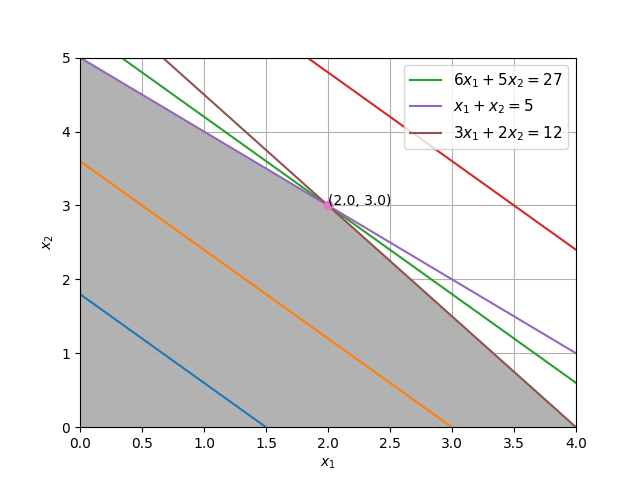

Write the Python code that produced this figure.
import numpy as np
import mpmath as mp
import matplotlib.pyplot as plt
from scipy.spatial import ConvexHull


#Vertices of the convex polygon formed by intersection of the constraints
points = np.array([[0, 0], [0, 5],[2, 3], [4,0]])
#Filling up the polygon
plt.fill(points[:,0], points[:,1], 'k', alpha=0.3)

#Plotting the set of possible cost functions

p = 9*np.arange(1,5)
print (p)
x = np.linspace(0,4,100);
na=np.newaxis

x_line = x[:,na]
y_line = p[na,:]/5.0 - 6.0/5.0*x[:,na]
bx=plt.plot(x_line,y_line,'-')

#Plotting the first constraint
x1 = np.linspace(0,4,100)
x2 = 5*np.ones(100) - x1

ax=plt.plot(x1,x2)


#plotting the second constraint
x2 = 6*np.ones(100) - 3.0/2.0*x1

cx=plt.plot(x1,x2)

#Displaying solution on graph
sol = np.zeros((2,1))
sol[0] = 2
sol[1] = 3

#Display solution 
A = sol[0]
B = sol[1]


plt.plot(A,B,'o')
for xy in zip(A,B):
	plt.annotate('(%s, %s)' % xy, xy=xy, textcoords='data')

plt.grid()
plt.xlabel('$x_1$')
plt.ylabel('$x_2$')
plt.legend([bx[2], ax[0], cx[0]],['$6x_1+5x_2=27$', '$x_1+x_2=5$','$3x_1+2x_2=12$'], loc='best',prop={'size':11})
plt.xlim(0,4)
plt.ylim(0,5)
plt.show()
